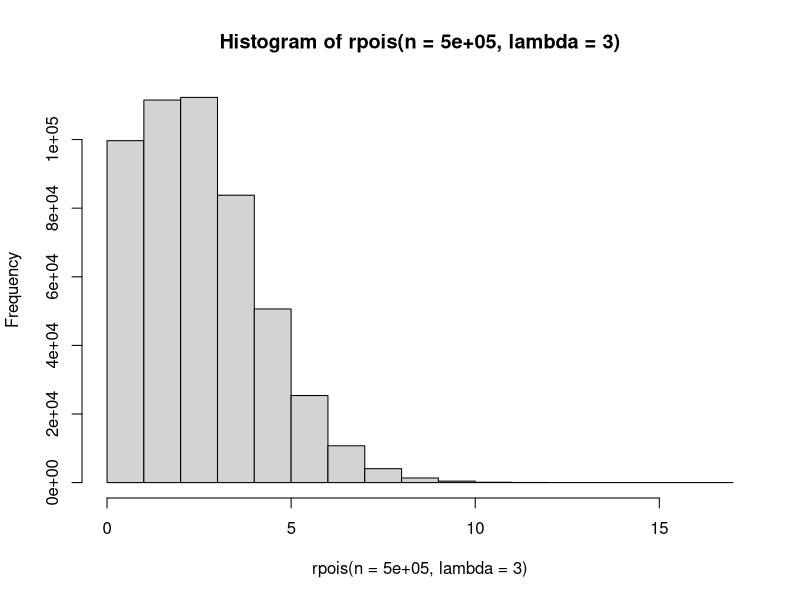
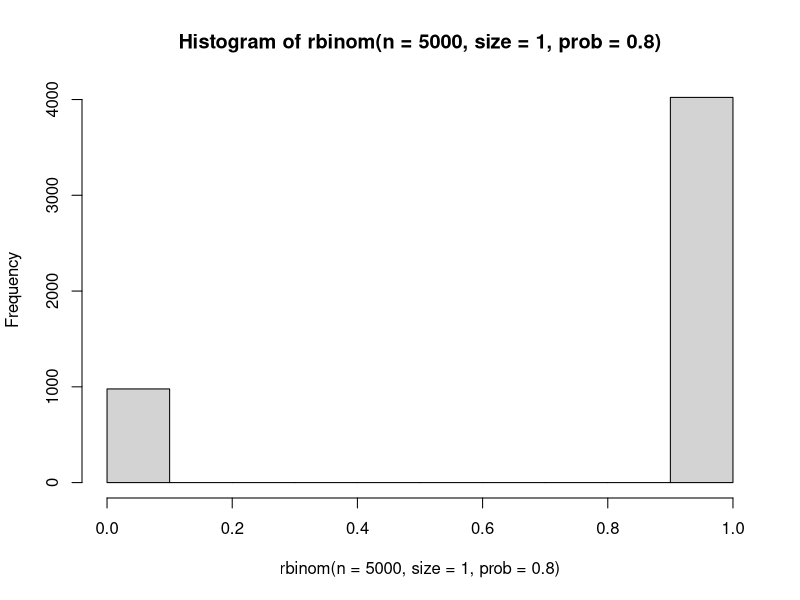
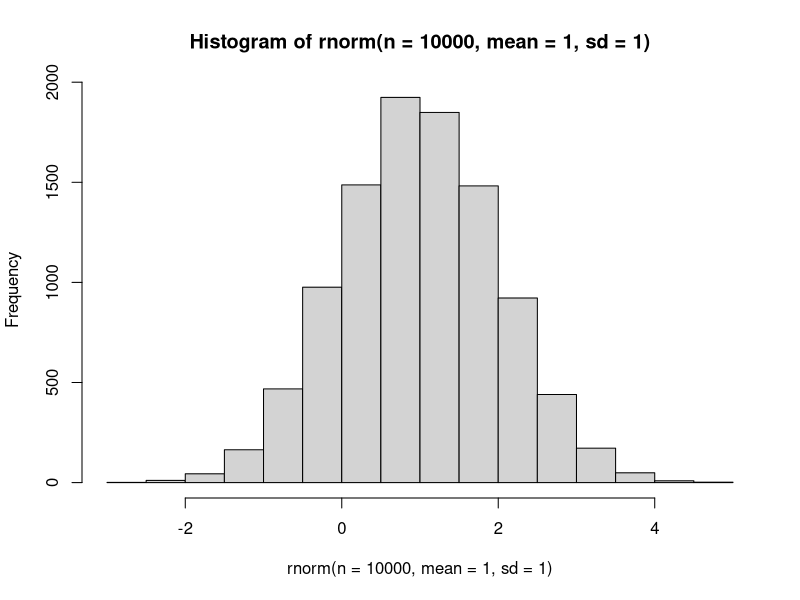

Write the R code that produced these figures, in order.
## ---- chunk 1
library(knitr)
opts_chunk$set(fig.align='center', cache = FALSE, warning = FALSE,
        message = FALSE, echo = FALSE, out.width = '95%')
options(digits = 3, width = 88)
if(!require(bookdown)) install.packages("bookdown", repo="http://cran.us.r-project.org")
## ---- chunk 2
knitr::kable(
  tibble::tibble(parent = 1:6, 
       trail_1 = sample(c("h - 1", "t - 3"), size = 6, replace = T),
       trail_2 = sample(c("h - 1", "t - 3"), size = 6, replace = T),
       trail_3 = sample(c("h - 1", "t - 3"), size = 6, replace = T),
       trail_4 = sample(c("h - 1", "t - 3"), size = 6, replace = T),
       trail_5 = sample(c("h - 1", "t - 3"), size = 6, replace = T)
       ), booktabs = T
)

## ---- chunk 3
# poisson
hist(rpois(n = 500000, lambda = 3))
## ---- chunk 4
hist(rbinom(n = 5000, size = 1, prob = 0.8))
## ---- chunk 5
hist(rnorm(n = 10000, mean = 1, sd = 1))
